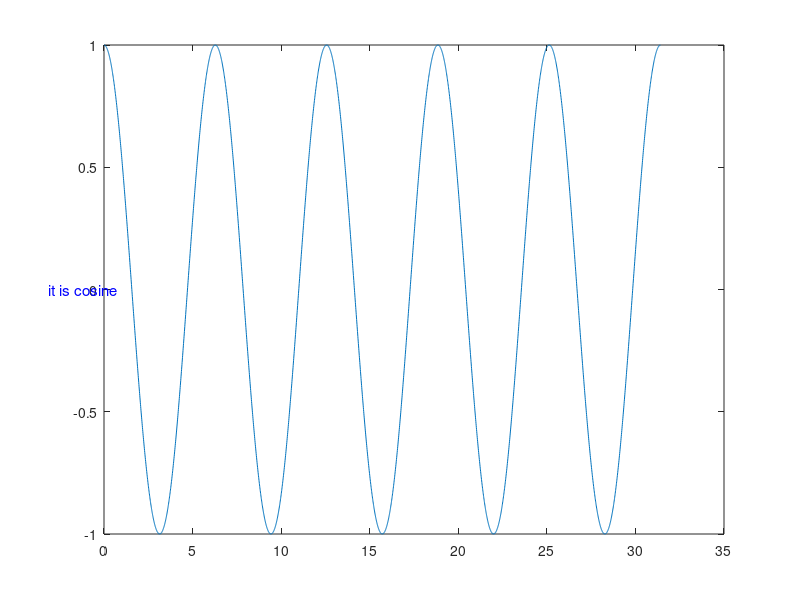

The MATLAB script that drew this image: (Note: this script raises an error after producing the figure.)
% -------------------------------------------------------------------
%  Generated by MATLAB on 21-Sep-2018 11:37:44
%  MATLAB version: 9.4.0.813654 (R2018a)
% -------------------------------------------------------------------
clear all
%Question 2
Arr=ones(5,4)*5

%Question 3
Arr(1:5,3)=3 % Arr(:,2) = 3 ---> : means all the rows

%Question 4
Arr(1:5,4) = [4 8 12 16 20] % [4:4:20] or use a for loop i*4

%Question 5
q5=find(Arr>5)

%Question 6
x=0:0.01:10*pi;
figure;
plot(x,cos(x))

%Question 7
text(-pi,0, 'it is cosine', 'Color', 'blue', 'FontSize', 11)

%Question 8
figure;
histogram(cos(x),50)

%Questions 9
figure;
histogram(Arr);

%close all

%Question 10
for i=1:1 
q10=(find(Arr>5)); %finds the indices for elements in Arr that are greater than 5
len_q10=length(q10); %gets the total number of elements stored
    for j=1:len_q10 %for loop for each element found 
        Arr(q10(j)) %outputs all the elements found
    end
end

%Q10 version 2
%for r=1:5
%for c=1:4
%if Arr(r,c)>5
%disp(Arr,(r,c))
%end
%end
%end

